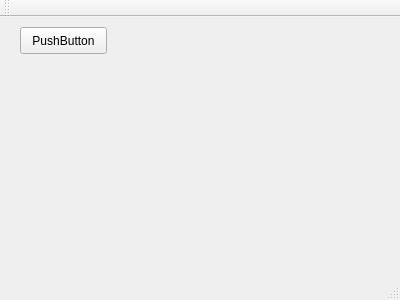
<?xml version="1.0" encoding="UTF-8"?>
<ui version="4.0">
 <class>MainWindow</class>
 <widget class="QMainWindow" name="MainWindow">
  <property name="geometry">
   <rect>
    <x>0</x>
    <y>0</y>
    <width>400</width>
    <height>300</height>
   </rect>
  </property>
  <property name="windowTitle">
   <string>MainWindow</string>
  </property>
  <widget class="QWidget" name="centralWidget">
   <widget class="QPushButton" name="pushButton">
    <property name="geometry">
     <rect>
      <x>20</x>
      <y>10</y>
      <width>87</width>
      <height>27</height>
     </rect>
    </property>
    <property name="text">
     <string>PushButton</string>
    </property>
   </widget>
  </widget>
  <widget class="QMenuBar" name="menuBar">
   <property name="geometry">
    <rect>
     <x>0</x>
     <y>0</y>
     <width>400</width>
     <height>25</height>
    </rect>
   </property>
  </widget>
  <widget class="QToolBar" name="mainToolBar">
   <attribute name="toolBarArea">
    <enum>TopToolBarArea</enum>
   </attribute>
   <attribute name="toolBarBreak">
    <bool>false</bool>
   </attribute>
  </widget>
  <widget class="QStatusBar" name="statusBar"/>
 </widget>
 <layoutdefault spacing="6" margin="11"/>
 <resources/>
 <connections>
  <connection>
   <sender>pushButton</sender>
   <signal>clicked()</signal>
   <receiver>MainWindow</receiver>
   <slot>close()</slot>
   <hints>
    <hint type="sourcelabel">
     <x>66</x>
     <y>66</y>
    </hint>
    <hint type="destinationlabel">
     <x>82</x>
     <y>137</y>
    </hint>
   </hints>
  </connection>
 </connections>
</ui>
